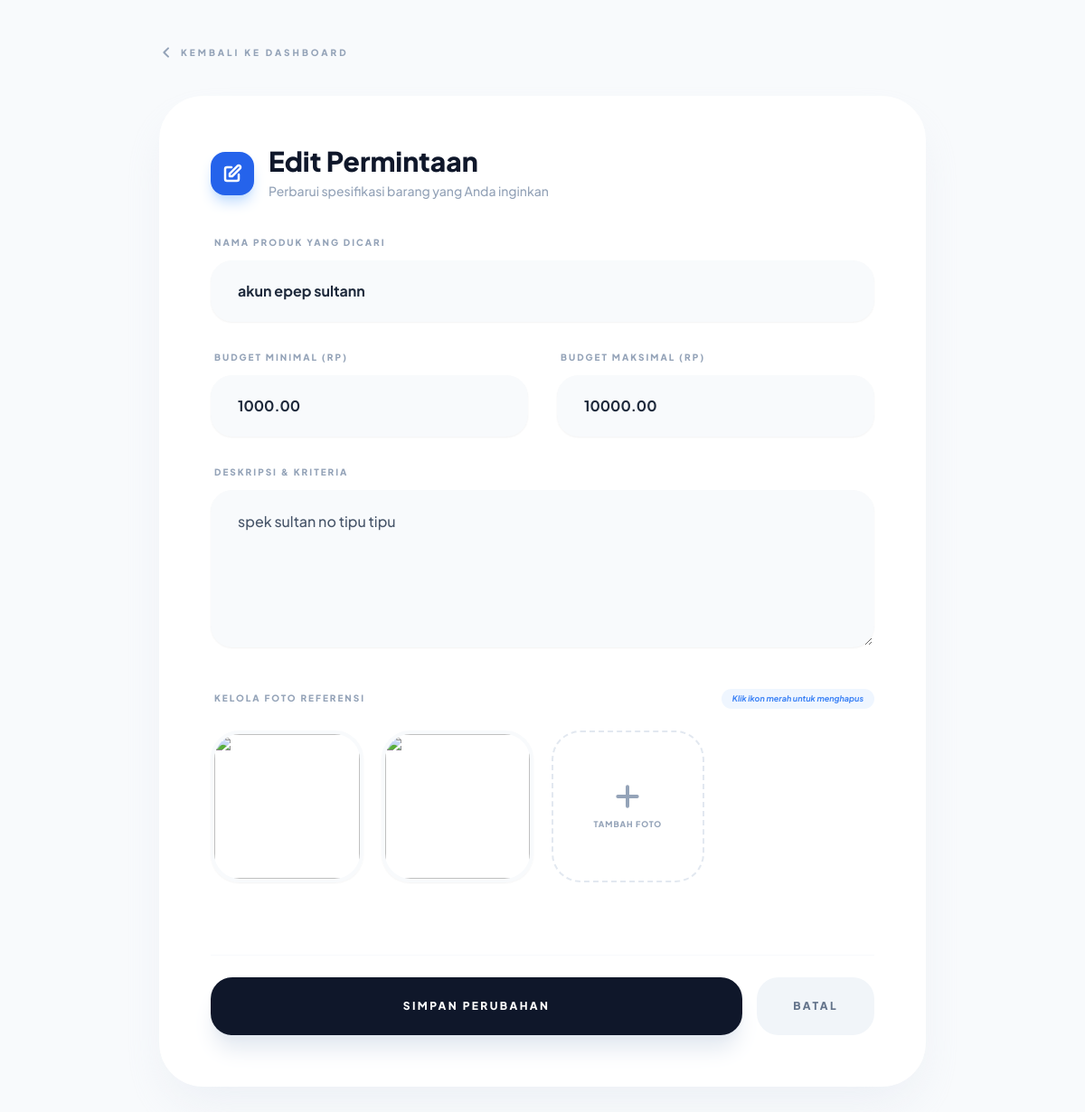
/edit_post.php?id=5 (signed in), run on the app's committed database.
### tables this page shows
CREATE TABLE `postings` (
  `id` int(11) NOT NULL AUTO_INCREMENT,
  `user_id` int(11) NOT NULL,
  `product_name` varchar(255) NOT NULL,
  `budget_min` decimal(15,2) DEFAULT NULL,
  `budget_max` decimal(15,2) DEFAULT NULL,
  `description` text DEFAULT NULL,
  `image_url` varchar(255) DEFAULT NULL,
  `created_at` timestamp NULL DEFAULT current_timestamp(),
  PRIMARY KEY (`id`),
  KEY `user_id` (`user_id`),
  CONSTRAINT `postings_ibfk_1` FOREIGN KEY (`user_id`) REFERENCES `users` (`id`) ON DELETE CASCADE
);

### edit_post.php (the view, shortened to what this page needs)
<?php
require_once 'koneksi.php';
$user_id = $_SESSION['user']['id'];
$post_id = mysqli_real_escape_string($conn, $_GET['id']);
$query = $conn->query("SELECT * FROM postings WHERE id = '$post_id' AND user_id = '$user_id'");
$data = $query->fetch_assoc();
$images_query = $conn->query("SELECT * FROM posting_images WHERE posting_id = '$post_id'");
?>
<!DOCTYPE html>
<html lang="id">
<head>
    <script src="https://cdn.tailwindcss.com"></script>
</head>
<body class="text-slate-900 pb-20">
    <div class="max-w-4xl mx-auto py-12 px-6">
        <a href="dashboard.php" class="inline-flex items-center gap-2 text-slate-400 hover:text-blue-600 font-black text-[10px] uppercase tracking-[0.3em] mb-10 transition">
            <svg xmlns="http://www.w3.org/2000/svg" class="h-4 w-4" fill="none" viewBox="0 0 24 24" stroke="currentColor">
                <path stroke-linecap="round" stroke-linejoin="round" stroke-width="3" d="M15 19l-7-7 7-7" />
            </svg>
            Kembali ke Dashboard
        </a>
        <div class="bg-white rounded-[3rem] shadow-2xl shadow-slate-200/60 overflow-hidden border border-white">
            <div class="p-8 md:p-14">
                <div class="flex items-center gap-4 mb-10">
                    <div class="w-12 h-12 bg-blue-600 rounded-2xl flex items-center justify-center text-white shadow-lg shadow-blue-200">
                        <svg class="w-6 h-6" fill="none" stroke="currentColor" viewBox="0 0 24 24"><path d="M11 5H6a2 2 0 00-2 2v11a2 2 0 002 2h11a2 2 0 002-2v-5m-1.414-9.414a2 2 0 112.828 2.828L11.828 15H9v-2.828l8.586-8.586z" stroke-width="2.5" stroke-linecap="round" stroke-linejoin="round"/></svg>
                    </div>
                    <div>
                        <h1 class="text-3xl font-black text-slate-900 leading-none">Edit Permintaan</h1>
                        <p class="text-slate-400 text-sm mt-2 font-medium">Perbarui spesifikasi barang yang Anda inginkan</p>
                    </div>
                </div>
                <form action="" method="POST" enctype="multipart/form-data" class="space-y-10">
                    <div class="grid grid-cols-1 md:grid-cols-2 gap-8">
                        <div class="md:col-span-2">
                            <label class="block text-[10px] font-black text-slate-400 uppercase tracking-[0.2em] mb-3 ml-1">Nama Produk yang Dicari</label>
                            <input type="text" name="product_name" value="<?= htmlspecialchars($data['product_name']) ?>" required
                                   class="input-focus w-full px-7 py-5 rounded-[1.5rem] bg-slate-50 border-2 border-transparent focus:bg-white focus:border-blue-500/20 outline-none font-bold text-slate-800 shadow-sm">
                        </div>
                        <div>
                            <label class="block text-[10px] font-black text-slate-400 uppercase tracking-[0.2em] mb-3 ml-1">Budget Minimal (Rp)</label>
                            <input type="number" name="budget_min" value="<?= $data['budget_min'] ?>" required
                                   class="input-focus w-full px-7 py-5 rounded-[1.5rem] bg-slate-50 border-2 border-transparent focus:bg-white focus:border-blue-500/20 outline-none font-bold text-slate-800 shadow-sm">
                        </div>
                        <div>
                            <label class="block text-[10px] font-black text-slate-400 uppercase tracking-[0.2em] mb-3 ml-1">Budget Maksimal (Rp)</label>
                            <input type="number" name="budget_max" value="<?= $data['budget_max'] ?>" required
                                   class="input-focus w-full px-7 py-5 rounded-[1.5rem] bg-slate-50 border-2 border-transparent focus:bg-white focus:border-blue-500/20 outline-none font-bold text-slate-800 shadow-sm">
                        </div>
                        <div class="md:col-span-2">
                            <label class="block text-[10px] font-black text-slate-400 uppercase tracking-[0.2em] mb-3 ml-1">Deskripsi & Kriteria</label>
                            <textarea name="description" rows="5" required
                                      class="input-focus w-full px-7 py-5 rounded-[1.5rem] bg-slate-50 border-2 border-transparent focus:bg-white focus:border-blue-500/20 outline-none font-medium text-slate-600 leading-relaxed shadow-sm"><?= htmlspecialchars($data['description']) ?></textarea>
                        </div>
                    </div>
                    <div class="space-y-6">
                        <div class="flex items-center justify-between">
                            <label class="block text-[10px] font-black text-slate-400 uppercase tracking-[0.2em] ml-1">Kelola Foto Referensi</label>
                            <span class="text-[9px] font-bold text-blue-500 bg-blue-50 px-3 py-1 rounded-full italic">Klik ikon merah untuk menghapus</span>
                        </div>
                        <div class="grid grid-cols-2 sm:grid-cols-4 gap-5">
                            <?php while($img = $images_query->fetch_assoc()): ?>
                            <div class="relative group aspect-square rounded-[2rem] overflow-hidden border-4 border-slate-50 shadow-sm">
                            </div>
                            <?php endwhile; ?>
                            <div class="relative group aspect-square rounded-[2rem] border-2 border-dashed border-slate-200 hover:border-blue-400 hover:bg-blue-50/50 transition cursor-pointer overflow-hidden">
                                <div class="w-full h-full flex flex-col items-center justify-center gap-2 text-slate-400 group-hover:text-blue-500 transition">
                                    <svg class="w-8 h-8" fill="none" stroke="currentColor" viewBox="0 0 24 24"><path d="M12 4v16m8-8H4" stroke-width="3" stroke-linecap="round" stroke-linejoin="round"/></svg>
                                    <span class="text-[9px] font-black uppercase tracking-widest">Tambah Foto</span>
                                </div>
                            </div>
                        </div>
                    </div>
                    <div class="flex flex-col md:flex-row gap-4 pt-6 border-t border-slate-50">
                        <button type="submit" name="update_post"
                                class="flex-1 py-6 bg-slate-900 hover:bg-blue-600 text-white rounded-[1.5rem] font-black text-xs uppercase tracking-[0.2em] shadow-xl shadow-slate-200 transition-all active:scale-[0.97]">
                            Simpan Perubahan
                        </button>
                        <a href="dashboard.php" class="py-6 px-10 bg-slate-100 hover:bg-slate-200 text-slate-500 rounded-[1.5rem] font-black text-xs uppercase tracking-[0.2em] text-center transition">
                            Batal
                        </a>
                    </div>
                </form>
            </div>
        </div>
    </div>
</body>
</html>

### edit_post.php (style rules this page uses)
body { font-family: 'Plus Jakarta Sans', sans-serif; background-color: #F8FAFC; }
.input-focus { transition: all 0.3s ease; }

### data on the page
postings: product_name "akun epep sultann", budget_min "1000.00", budget_max "10000.00", description "spek sultan no tipu tipu"
